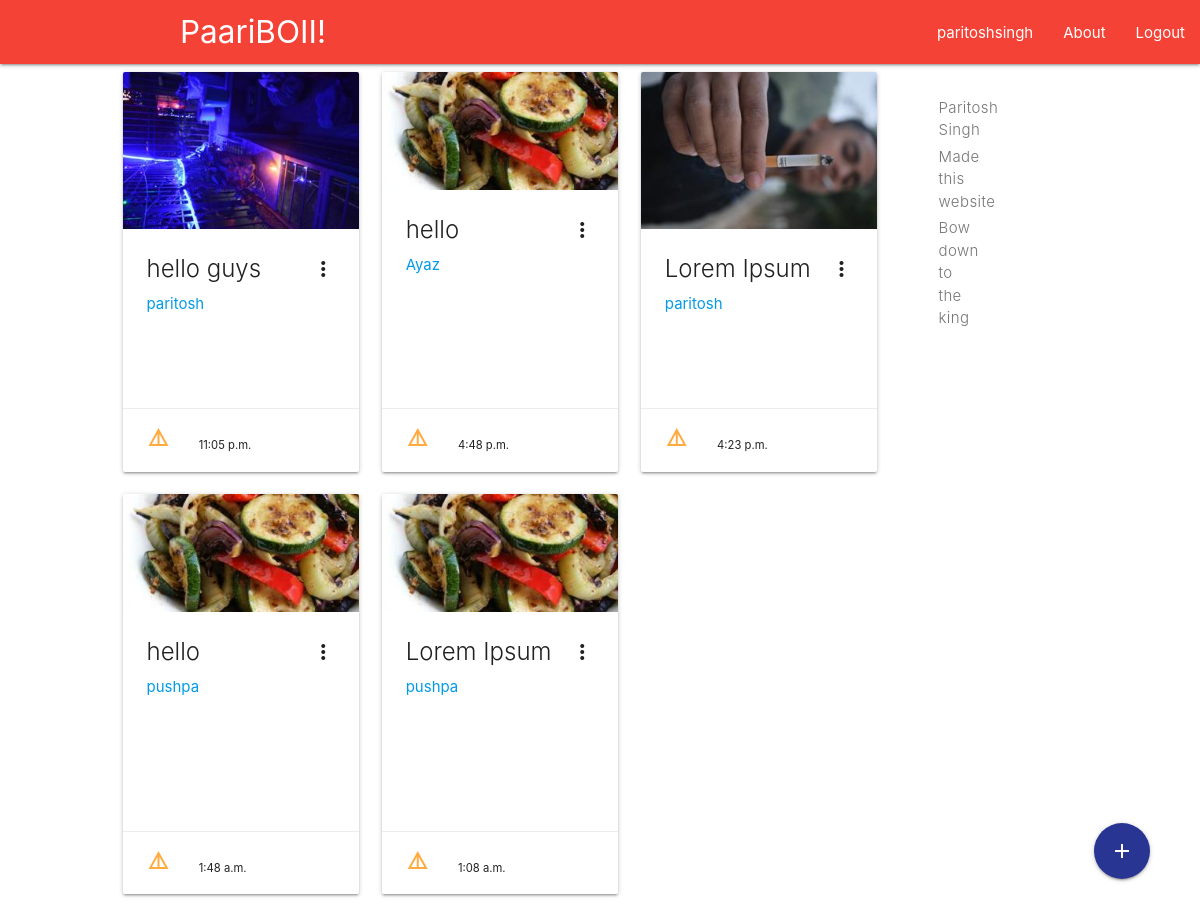
The page / (signed in) on the database its author committed.
### network/models.py (models this page shows, shortened)
class Post(models.Model):
    title = models.CharField(max_length = 100)
    content = models.TextField()
    created_on = models.TimeField(auto_now = True)
    author = models.ForeignKey(User, on_delete = models.CASCADE,)
    image = models.ImageField(default = 'default.jpg',upload_to = 'post_pics',)

### network/views.py (the view)
# urls.py: path('', user_views.PostList.as_view(), name = 'homepage'),
class PostList(ListView):
    model = Post
    context_object_name = 'posts'
    ordering = ['-created_on']
    paginated_by = 10

### network/templates/network/post_list.html (shortened to what this page needs)
{% extends "network/base.html" %}
{% block content %}
<div class = row>
<div class = "col s12 m8 offset-m1 x17 offset-l1">
      {% for post in posts %}
            <div class = "col s12 m6 l4">
                <div class="card medium">
                    <div class="card-image waves-effect waves-block waves-light">
                        <img class="activator" src="{{post.image.url}}">
                    </div>
                    <div class="card-content">
                        <span class="card-title activator grey-text text-darken-4">{{post.title}}
                            <i href= "#" class="material-icons right tooltipped" data-position="bottom" data-tooltip="Open Card">more_vert</i></span>
                        <p><a href="{% url 'network:profile_detail' post.author.profile.id %}">{{post.author.username}}</a></p>
                        <br>
                        <p class = "card-action"><a href = "{% url 'network:post_detail' post.id %}"><i class = "material-icons">details</i></a>
                        <small class = ".bottomleft">{{ post.created_on}}</small>
                    </div>
                </div>
            </div>
            {% endfor %}
        </div>
        <div class="col hide-on-small-only m3 X13 offset-x11">
            <div class="col hide-on-small-only m3 xl3 offset-xl1">
                <div class="toc-wrapper">
                    <div style="height: 1px;">
                        <ul class="section table-of-contents">
                            <li><a href="#materialdesign">Paritosh Singh</a></li>
                            <li><a href="#team">Made this website</a></li>
                            <li><a href = "#paritosh">Bow down to the king </a></li>
                        </ul>
                    </div>
                </div>
            </div>
        </div>
</div>
    {% if user.is_authenticated %}
    <div class = "right hide-on-med-and-down">
        <a class="btn-floating btn-large waves-effect waves-light indigo darken-3" href = {% url 'network:post_create'%} style = "position: fixed; bottom: 50px;right: 50px;" >
            <i class="material-icons">add</i>
        </a>
    </div>
    {% endif %}
{% endblock content %}

### network/templates/network/base.html (shortened to what this page needs)
{% load static %}
<html>
<head>
        <link type="text/css" rel="stylesheet" href="{% static 'css/materialize.css'%}"  media="screen,projection"/>
</head>
<body>
    <nav class="red">
    <div class="nav-wrapper">
        <div class="container">
            <a href="{% url 'network:homepage'%}" data-target="slide-out" class="brand-logo">PaariBOII!</a>
        </div>
        <ul id="nav-mobile" class="right hide-on-med-and-down">
            {% if user.is_authenticated %}
            <li><a class="waves-effect" href="{% url 'network:profile_detail' user.profile.id %}">{{ user.username }}</a></li>
            <li><a class="waves-effect" href="#AboutPage">About</a></li>
            <li><a class="waves-effect" href="{% url 'network:logout'%}?next=/" on onclick="M.toast({html: 'logged out'})">Logout</a></li>
            {% else%}
            <li><a class="waves-effect" href="{% url 'network:register'%}">Register</a></li>
            <li><a class="waves-effect" href="{% url 'network:login'%}">Login</a></li>
            <li><a class="waves-effect" href = "{% url 'network:test_view'%}">Test</a></li>
            {% endif %}
        </ul>
    </div>
    </nav>
        {% block content %}
        {% endblock %}
</body>
</html>

### rows shown on the page
Post: image (picture), title "hello guys", author.username "paritosh", created_on "11:05 p.m."
Post: image (placeholder picture), title "hello", author.username "Ayaz", created_on "4:48 p.m."
Post: image (picture), title "Lorem Ipsum", author.username "paritosh", created_on "4:23 p.m."
Post: image (placeholder picture), title "hello", author.username "pushpa", created_on "1:48 a.m."
Post: image (placeholder picture), title "Lorem Ipsum", author.username "pushpa", created_on "1:08 a.m."

### other values the page prints
{{ user.username }} "paritoshsingh"
